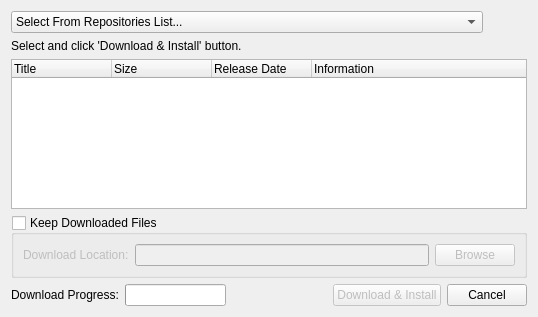
<?xml version="1.0" encoding="UTF-8"?>
<ui version="4.0">
 <class>DataBaseUpdater</class>
 <widget class="QDialog" name="DataBaseUpdater">
  <property name="enabled">
   <bool>true</bool>
  </property>
  <property name="geometry">
   <rect>
    <x>0</x>
    <y>0</y>
    <width>538</width>
    <height>317</height>
   </rect>
  </property>
  <property name="windowTitle">
   <string>Data Base Updater</string>
  </property>
  <layout class="QVBoxLayout" name="verticalLayout_2">
   <item>
    <layout class="QVBoxLayout" name="verticalLayout">
     <item>
      <layout class="QHBoxLayout" name="horizontalLayoutRepo">
       <item>
        <widget class="QComboBox" name="comboBoxRepoList">
         <item>
          <property name="text">
           <string>Select From Repositories List...</string>
          </property>
         </item>
        </widget>
       </item>
       <item>
        <widget class="QPushButton" name="refreshPushButton">
         <property name="enabled">
          <bool>true</bool>
         </property>
         <property name="sizePolicy">
          <sizepolicy hsizetype="Fixed" vsizetype="Fixed">
           <horstretch>0</horstretch>
           <verstretch>0</verstretch>
          </sizepolicy>
         </property>
         <property name="cursor">
          <cursorShape>ArrowCursor</cursorShape>
         </property>
         <property name="styleSheet">
          <string notr="true">QPushButton { padding: 2px; }</string>
         </property>
         <property name="text">
          <string/>
         </property>
         <property name="icon">
          <iconset resource="saaghar.qrc">
           <normaloff>:/resources/images/refresh.png</normaloff>:/resources/images/refresh.png</iconset>
         </property>
         <property name="checkable">
          <bool>false</bool>
         </property>
         <property name="flat">
          <bool>true</bool>
         </property>
        </widget>
       </item>
      </layout>
     </item>
     <item>
      <widget class="QLabel" name="labelSubtitle">
       <property name="text">
        <string>Select and click 'Download &amp; Install' button.</string>
       </property>
      </widget>
     </item>
     <item>
      <widget class="QTreeWidget" name="repoSelectTree">
       <property name="columnCount">
        <number>4</number>
       </property>
       <column>
        <property name="text">
         <string>Title</string>
        </property>
       </column>
       <column>
        <property name="text">
         <string>Size</string>
        </property>
       </column>
       <column>
        <property name="text">
         <string>Release Date</string>
        </property>
       </column>
       <column>
        <property name="text">
         <string>Information</string>
        </property>
       </column>
      </widget>
     </item>
     <item>
      <widget class="QGroupBox" name="groupBoxKeepDownload">
       <property name="title">
        <string>Keep Downloaded Files</string>
       </property>
       <property name="flat">
        <bool>false</bool>
       </property>
       <property name="checkable">
        <bool>true</bool>
       </property>
       <property name="checked">
        <bool>false</bool>
       </property>
       <layout class="QHBoxLayout" name="horizontalLayout_3">
        <item>
         <widget class="QLabel" name="label_2">
          <property name="text">
           <string>Download Location:</string>
          </property>
         </widget>
        </item>
        <item>
         <widget class="QLineEdit" name="lineEditDownloadLocation"/>
        </item>
        <item>
         <widget class="QPushButton" name="pushButtonBrowse">
          <property name="text">
           <string>Browse</string>
          </property>
         </widget>
        </item>
       </layout>
      </widget>
     </item>
     <item>
      <layout class="QHBoxLayout" name="hButtonsLayout">
       <item>
        <widget class="QLabel" name="labelDownloadStatus">
         <property name="text">
          <string>Download Progress:</string>
         </property>
        </widget>
       </item>
       <item>
        <widget class="QProgressBar" name="downloadProgressBar">
         <property name="value">
          <number>0</number>
         </property>
         <property name="textVisible">
          <bool>false</bool>
         </property>
        </widget>
       </item>
       <item>
        <spacer name="horizontalSpacer">
         <property name="orientation">
          <enum>Qt::Horizontal</enum>
         </property>
         <property name="sizeHint" stdset="0">
          <size>
           <width>40</width>
           <height>20</height>
          </size>
         </property>
        </spacer>
       </item>
       <item>
        <widget class="QPushButton" name="pushButtonDownload">
         <property name="enabled">
          <bool>false</bool>
         </property>
         <property name="text">
          <string>Download &amp;&amp; Install</string>
         </property>
        </widget>
       </item>
       <item>
        <widget class="QPushButton" name="pushButtonCancel">
         <property name="text">
          <string>Cancel</string>
         </property>
        </widget>
       </item>
      </layout>
     </item>
    </layout>
   </item>
  </layout>
 </widget>
 <resources>
  <include location="saaghar.qrc"/>
 </resources>
 <connections>
  <connection>
   <sender>pushButtonCancel</sender>
   <signal>clicked()</signal>
   <receiver>DataBaseUpdater</receiver>
   <slot>reject()</slot>
   <hints>
    <hint type="sourcelabel">
     <x>377</x>
     <y>288</y>
    </hint>
    <hint type="destinationlabel">
     <x>405</x>
     <y>0</y>
    </hint>
   </hints>
  </connection>
 </connections>
</ui>
